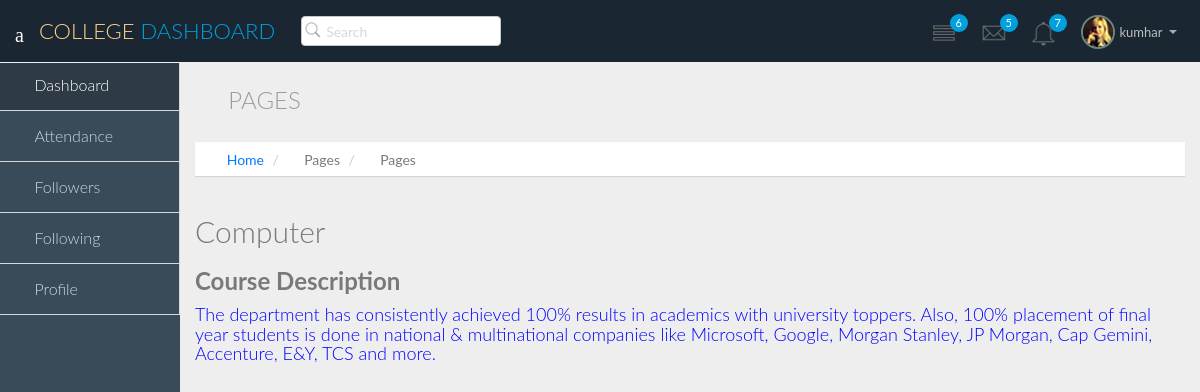
Page /user/14/course on the committed database.
### college/models.py (models this page shows, shortened)
class Student(models.Model):
    def get_upload_to(instance, filename):
        upload_to = 'user_avatars'
        ext = filename.split('.')[-1]
        if instance.pk:
            filename = '{}.{}'.format(instance.pk, ext)
        else:
            filename = '{}.{}'.format(uuid.uuid4().hex, ext)
        return upload_to + '/' + filename
    username=models.IntegerField(validators=[MinValueValidator(0),MaxValueValidator(1000000000000)], blank=True, null=True,unique=True)
    name = models.CharField(max_length=50)
    email = models.EmailField()
    course=models.ForeignKey(Course,on_delete=models.CASCADE, null=True)
    avatar = models.ImageField(upload_to=get_upload_to, default='user_avatars/default-avatar.jpg', blank=False, null=False)

class Course(models.Model):
    coursename= models.CharField(max_length=100, blank=True, null=True)
    description=models.CharField(max_length=500, blank=True, null=True)
    course_ka_photo = models.ImageField(default='media/lol.jpg', blank=True, null=True)
    def __str__(self):
        return self.coursename

### college/views.py (the view)
# urls.py: url(r'^user/(?P<username>[0-9]+)/course$', views.Mycourse, name="funcourse"),
def Mycourse(request, username):
    user = Student.objects.filter(username__iexact=username).first()
    c=user.course
    print(c)
    obj = Course.objects.filter(coursename=c).first()
    print(obj)
    data={
        "user":user,
        "cour":obj,
    }
    return render(request, 'course.html', data)

### college/templates/course.html (shortened to what this page needs)
<!DOCTYPE html>
{% load static %}
<html lang="en">
  <head>
    <link href="{% static 'css/bootstrap.min.css' %}" rel="stylesheet">
    <link href="{% static 'css/bootstrap-theme.css' %}" rel="stylesheet">
    <link href="{% static 'css/elegant-icons-style.css' %}" rel="stylesheet" />
    <link href="{% static 'css/font-awesome.min.css' %}" rel="stylesheet" />
    <link href="{% static 'css/style.css' %}" rel="stylesheet">
    <link href="{% static 'css/style-responsive.css' %}" rel="stylesheet" />
  </head>
  <body>
  <section id="container" class="">
      <header class="header dark-bg">
                <div class="toggle-nav">
                    <div class="icon-reorder tooltips" data-original-title="Toggle Navigation" data-placement="bottom"><i class="icon_menu"></i></div>
                </div>
                <a href="{% url 'dashboard' user.username %}" class="logo">College <span class="lite"> Dashboard</span></a>
                <div class="nav search-row" id="top_menu">
                    <ul class="nav top-menu">
                        <li>
                            <form class="navbar-form">
                                <input class="form-control" placeholder="Search" type="text">
                            </form>
                        </li>
                    </ul>
                </div>
                <div class="top-nav notification-row">
                    <ul class="nav pull-right top-menu">
                        <li id="task_notificatoin_bar" class="dropdown">
                            <a data-toggle="dropdown" class="dropdown-toggle" href="#">
                            <i class="icon-task-l"></i>
                            <span class="badge bg-important">6</span>
                            </a>
                        </li>
                        <li id="mail_notificatoin_bar" class="dropdown">
                            <a data-toggle="dropdown" class="dropdown-toggle" href="#">
                            <i class="icon-envelope-l"></i>
                            <span class="badge bg-important">5</span>
                            </a>
                        </li>
                        <li id="alert_notificatoin_bar" class="dropdown">
                            <a data-toggle="dropdown" class="dropdown-toggle" href="#">
                            <i class="icon-bell-l"></i>
                            <span class="badge bg-important">7</span>
                            </a>
                        </li>
                        <li class="dropdown">
                            <a data-toggle="dropdown" class="dropdown-toggle" href="#">
                            <span class="profile-ava">
                            <img alt="" src="{% static 'dashboard/img/avatar1_small.jpg' %}">
                            </span>
                            <span class="username">{{ user.name }}</span>
                            <b class="caret"></b>
                            </a>
                        </li>
                    </ul>
                </div>
            </header>
            <aside>
                <div id="sidebar"  class="nav-collapse ">
                    <ul class="sidebar-menu">
                        <li class="active">
                            <a class="" href="{% url 'dashboard' user.username %}">
                            <i class="icon_house_alt"></i>
                            <span>Dashboard</span>
                            </a>
                        </li>
                        <li>
                            <a class="" href="{% url 'attendance' user.username %}">
                            <i class="icon_table"></i>
                            <span>Attendance</span>
                            </a>
                        </li>
                        <li>
                            <a class="" href="{% url 'followers-list' user.username %}">
                            <i class="icon_genius"></i>
                            <span>Followers</span>
                            </a>
                        </li>
                        <li>
                            <a class="" href="{% url 'following-list' user.username %}">
                            <i class="icon_genius"></i>
                            <span>Following</span>
                            </a>
                        </li>
                        <li>
                            <a class="" href="profile.html">
                            <i class="icon_profile"></i>
                            <span>Profile</span>
                            </a>
                        </li>
                    </ul>
                </div>
            </aside>
      <section id="main-content">
          <section class="wrapper">
		  <div class="row">
				<div class="col-lg-12">
					<h3 class="page-header"><i class="fa fa fa-bars"></i> Pages</h3>
					<ol class="breadcrumb">
						<li><i class="fa fa-home"></i><a href="{% url 'dashboard' user.username %}">Home</a></li>
						<li><i class="fa fa-bars"></i>Pages</li>
						<li><i class="fa fa-square-o"></i>Pages</li>
					</ol>
				</div>
			</div>
              <h2>{{cour.coursename}}</h2>
              <h3 style='font-weight: bold;'>Course Description</h3>
              <div>
                <h4  style="color:blue;">{{cour.description}}</h4>
                <br>
              </div>
          </section>
      </section>
  </section>
  </body>
</html>

### rows in the picture
Student: name "kumhar"
Course: coursename "Computer", description "The department has consistently achieved 100% results in academics with university toppers. Also, 100% placement of final year students is done in national & multinational companies like Microsoft, Google, Morgan Stanley, JP Morgan, Cap Gemini, Accenture, E&Y, TCS and more."
